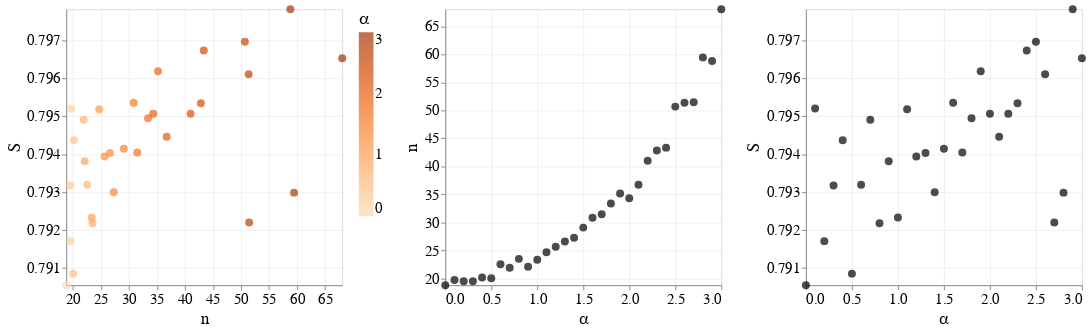

The cell this chart's notebook holds for it:
### Code cell
folder = "side-50_dens-0.7_pop-0.3_hom-0.3_town-True_RANDOM"

supplementary = True

FSI = False


import altair as alt
import os
import pandas as pd
import numpy as np
import matplotlib.pyplot as plt


folder_distance = folder+"/distance_"+folder
folder_gravity = folder+"/gravity_"+folder
folder_relevance = folder+"/relevance_"+folder

if supplementary:
    folder_distance = "data_supplementary/"+folder+"/distance_"+folder
    folder_gravity = "data_supplementary/"+folder+"/gravity_"+folder
    folder_relevance = "data_supplementary/"+folder+"/relevance_"+folder
    


##############################################################################




folder = folder_relevance

csv_list = os.listdir(folder)
results = pd.read_csv(folder+"/"+csv_list[0])

for csv in csv_list[1:]:
    temp = pd.read_csv(folder+"/"+csv)
    results = pd.concat([results,temp])


results["model"] = results["mobility"].apply(lambda m: eval(m)["model"])
results["metric"] = results["mobility"].apply(lambda m: eval(m)["metric"] if "metric" in m else 0)
results["alpha"] = results["mobility"].apply(lambda m: eval(m)["alpha"] if "alpha" in m else 0)

    
if FSI:
    results["total_segregation"] = results["fsi"] 

group_gravityalfa = results.groupby(["alpha"]).agg(mean_step=('Step', np.mean), 
                                                               mean_seg=('total_segregation', np.mean),
                                                               mean_cen_seg=('center_segregation', np.mean),
                                                                mean_per_seg=('periphery_segregation', np.mean),
                                                              ).reset_index()

#######################################


step_min = min(group_gravityalfa["mean_step"].min(), group_gravityalfa["mean_step"].min()) 
step_max = max(group_gravityalfa["mean_step"].max(), group_gravityalfa["mean_step"].max()) 



seg_min = min(group_gravityalfa["mean_seg"].min(), group_gravityalfa["mean_seg"].min()) 
seg_max = max(group_gravityalfa["mean_seg"].max(), group_gravityalfa["mean_seg"].max()) 


a1 = alt.Chart(group_gravityalfa).mark_circle(size=75).encode(
      x = alt.X('mean_step', scale=alt.Scale(domain=[step_min, step_max]),axis=alt.Axis(title='n')),
    y = alt.Y('mean_seg', scale=alt.Scale(domain=[seg_min, seg_max]), axis=alt.Axis(title='S')),
    color=alt.Color('alpha', scale=alt.Scale(scheme='oranges'), legend=alt.Legend(title="α", titleFontWeight="normal", labelFontSize=16,titleFontSize=20))
).properties(
    width=300,
    height=300)


def func(x, a, b, c):
    return a/(x**b)+c


xdata = group_gravityalfa["mean_step"]
ydata =  group_gravityalfa["mean_seg"]

try:
    popt, pcov = curve_fit(func, xdata, ydata)
    pred = pd.DataFrame()
    pred["xv"] = xdata
    pred["yv"] = func(xdata, *popt)
    
    print("a1")
    print("a/(x**b) +c")
    print(popt)

    rega1 = alt.Chart(pred).mark_line(color="grey", opacity=1, width=2, strokeDash=[10,5]).encode(x="xv", y="yv").properties(
        width=300,
        height=300
    )
except:
    print("no fit")


###########################################


a2 = alt.Chart(group_gravityalfa).mark_circle(size=75, color="black").encode(
      x = alt.X('alpha', scale=alt.Scale(domain=[0, 3]),axis=alt.Axis(title='α')),
    y = alt.Y('mean_step', scale=alt.Scale(domain=[step_min, step_max]), axis=alt.Axis(title='n'))
).properties(
    width=300,
    height=300)



def func(x,a, b,c):
    return (a**(b*x))+c


xdata = group_gravityalfa["alpha"]
ydata =  group_gravityalfa["mean_step"]


try:
    popt, pcov = curve_fit(func, xdata, ydata)
    pred = pd.DataFrame()
    pred["xv"] = xdata
    pred["yv"] = func(xdata, *popt)
    
    print("a2")
    print("(a**(b*x))+c")
    print(popt)

    rega2 = alt.Chart(pred).mark_line(color="grey", opacity=1, width=2, strokeDash=[10,5]).encode(x="xv", y="yv").properties(
        width=300,
        height=300
    )
except:
    print("no fit")



###########################################


a3 = alt.Chart(group_gravityalfa).mark_circle(size=75, color="black").encode(
      x = alt.X('alpha', scale=alt.Scale(domain=[0, 3]),axis=alt.Axis(title='α')),
    y = alt.Y('mean_seg', scale=alt.Scale(domain=[seg_min, seg_max]), axis=alt.Axis(title='S'))
).properties(
    width=300,
    height=300)


def func(x, a, b,c):
    return a*x**2+b*x+c


try:
    xdata = group_gravityalfa["alpha"]
    ydata =  group_gravityalfa["mean_seg"]

    popt, pcov = curve_fit(func, xdata, ydata)
    pred = pd.DataFrame()
    pred["xv"] = xdata
    pred["yv"] = func(xdata, *popt)

    print("a*x**2+b*x+c")
    print(popt)

    rega3 = alt.Chart(pred).mark_line(color="grey", opacity=1, width=2, strokeDash=[10,5]).encode(x="xv", y="yv").properties(
        width=300,
        height=300
    )
except:
    print("no fit")

    

alt.hconcat( a1,a2,a3  ).resolve_scale(
    color='independent').configure_axis(
    gridOpacity=0.5,titleFontWeight="normal", labelFontSize =16, titleFontSize=19, labelAngle=0
    
    )

### Figure 1 — Vega-Lite specification as saved in the notebook (floating-point values rounded to 4 significant figures)
{"config": {"view": {"continuousWidth": 300, "continuousHeight": 300}, "axis": {"gridOpacity": 0.5, "labelAngle": 0, "labelFontSize": 16, "titleFontSize": 19, "titleFontWeight": "normal"}}, "hconcat": [{"mark": {"type": "circle", "size": 75}, "encoding": {"color": {"field": "alpha", "legend": {"labelFontSize": 16, "title": "α", "titleFontSize": 20, "titleFontWeight": "normal"}, "scale": {"scheme": "oranges"}, "type": "quantitative"}, "x": {"axis": {"title": "n"}, "field": "mean_step", "scale": {"domain": [18.8, 68.07]}, "type": "quantitative"}, "y": {"axis": {"title": "S"}, "field": "mean_seg", "scale": {"domain": [0.7905, 0.7978]}, "type": "quantitative"}}, "height": 300, "width": 300}, {"mark": {"type": "circle", "color": "black", "size": 75}, "encoding": {"x": {"axis": {"title": "α"}, "field": "alpha", "scale": {"domain": [0, 3]}, "type": "quantitative"}, "y": {"axis": {"title": "n"}, "field": "mean_step", "scale": {"domain": [18.8, 68.07]}, "type": "quantitative"}}, "height": 300, "width": 300}, {"mark": {"type": "circle", "color": "black", "size": 75}, "encoding": {"x": {"axis": {"title": "α"}, "field": "alpha", "scale": {"domain": [0, 3]}, "type": "quantitative"}, "y": {"axis": {"title": "S"}, "field": "mean_seg", "scale": {"domain": [0.7905, 0.7978]}, "type": "quantitative"}}, "height": 300, "width": 300}], "data": {"name": "data-e5fa251909fd1425c721dfb3f7f9bc22"}, "resolve": {"scale": {"color": "independent"}}, "$schema": "https://vega.github.io/schema/vega-lite/v5.6.1.json", "datasets": {"data-e5fa251909fd1425c721dfb3f7f9bc22": [{"alpha": 0.0, "mean_step": 18.8, "mean_seg": 0.7905, "mean_cen_seg": 0.7889, "mean_per_seg": 0.7909}, {"alpha": 0.1, "mean_step": 19.71, "mean_seg": 0.7952, "mean_cen_seg": 0.7955, "mean_per_seg": 0.7953}, {"alpha": 0.2, "mean_step": 19.51, "mean_seg": 0.7917, "mean_cen_seg": 0.7865, "mean_per_seg": 0.7926}, {"alpha": 0.3, "mean_step": 19.49, "mean_seg": 0.7932, "mean_cen_seg": 0.7915, "mean_per_seg": 0.7936}, {"alpha": 0.4, "mean_step": 20.18, "mean_seg": 0.7944, "mean_cen_seg": 0.7958, "mean_per_seg": 0.7943}, {"alpha": 0.5, "mean_step": 20.04, "mean_seg": 0.7908, "mean_cen_seg": 0.7775, "mean_per_seg": 0.7929}, {"alpha": 0.6, "mean_step": 22.56, "mean_seg": 0.7932, "mean_cen_seg": 0.7904, "mean_per_seg": 0.7937}, {"alpha": 0.7, "mean_step": 21.9, "mean_seg": 0.7949, "mean_cen_seg": 0.7935, "mean_per_seg": 0.7953}, {"alpha": 0.8, "mean_step": 23.5, "mean_seg": 0.7922, "mean_cen_seg": 0.7831, "mean_per_seg": 0.7936}, {"alpha": 0.9, "mean_step": 22.1, "mean_seg": 0.7938, "mean_cen_seg": 0.7948, "mean_per_seg": 0.7938}, {"alpha": 1.0, "mean_step": 23.34, "mean_seg": 0.7923, "mean_cen_seg": 0.7863, "mean_per_seg": 0.7933}, {"alpha": 1.1, "mean_step": 24.7, "mean_seg": 0.7952, "mean_cen_seg": 0.7885, "mean_per_seg": 0.7962}, {"alpha": 1.2, "mean_step": 25.64, "mean_seg": 0.7939, "mean_cen_seg": 0.7878, "mean_per_seg": 0.7949}, {"alpha": 1.3, "mean_step": 26.61, "mean_seg": 0.794, "mean_cen_seg": 0.7849, "mean_per_seg": 0.7954}, {"alpha": 1.4, "mean_step": 27.28, "mean_seg": 0.793, "mean_cen_seg": 0.7808, "mean_per_seg": 0.7948}, {"alpha": 1.5, "mean_step": 29.08, "mean_seg": 0.7941, "mean_cen_seg": 0.7956, "mean_per_seg": 0.7941}, {"alpha": 1.6, "mean_step": 30.84, "mean_seg": 0.7954, "mean_cen_seg": 0.7861, "mean_per_seg": 0.7968}, {"alpha": 1.7, "mean_step": 31.48, "mean_seg": 0.794, "mean_cen_seg": 0.7852, "mean_per_seg": 0.7954}, {"alpha": 1.8, "mean_step": 33.4, "mean_seg": 0.7949, "mean_cen_seg": 0.7886, "mean_per_seg": 0.7959}, {"alpha": 1.9, "mean_step": 35.18, "mean_seg": 0.7962, "mean_cen_seg": 0.7838, "mean_per_seg": 0.7981}, {"alpha": 2.0, "mean_step": 34.33, "mean_seg": 0.7951, "mean_cen_seg": 0.7869, "mean_per_seg": 0.7964}, {"alpha": 2.1, "mean_step": 36.73, "mean_seg": 0.7945, "mean_cen_seg": 0.7887, "mean_per_seg": 0.7954}, {"alpha": 2.2, "mean_step": 41.0, "mean_seg": 0.7951, "mean_cen_seg": 0.7985, "mean_per_seg": 0.7947}, {"alpha": 2.3, "mean_step": 42.83, "mean_seg": 0.7953, "mean_cen_seg": 0.7939, "mean_per_seg": 0.7957}, {"alpha": 2.4, "mean_step": 43.36, "mean_seg": 0.7967, "mean_cen_seg": 0.7858, "mean_per_seg": 0.7984}, {"alpha": 2.5, "mean_step": 50.68, "mean_seg": 0.797, "mean_cen_seg": 0.7876, "mean_per_seg": 0.7984}, {"alpha": 2.6, "mean_step": 51.36, "mean_seg": 0.7961, "mean_cen_seg": 0.7934, "mean_per_seg": 0.7967}, {"alpha": 2.7, "mean_step": 51.46, "mean_seg": 0.7922, "mean_cen_seg": 0.7914, "mean_per_seg": 0.7924}, {"alpha": 2.8, "mean_step": 59.47, "mean_seg": 0.793, "mean_cen_seg": 0.7881, "mean_per_seg": 0.7938}, {"alpha": 2.9, "mean_step": 58.81, "mean_seg": 0.7978, "mean_cen_seg": 0.787, "mean_per_seg": 0.7995}, {"alpha": 3.0, "mean_step": 68.07, "mean_seg": 0.7965, "mean_cen_seg": 0.8011, "mean_per_seg": 0.796}]}}
